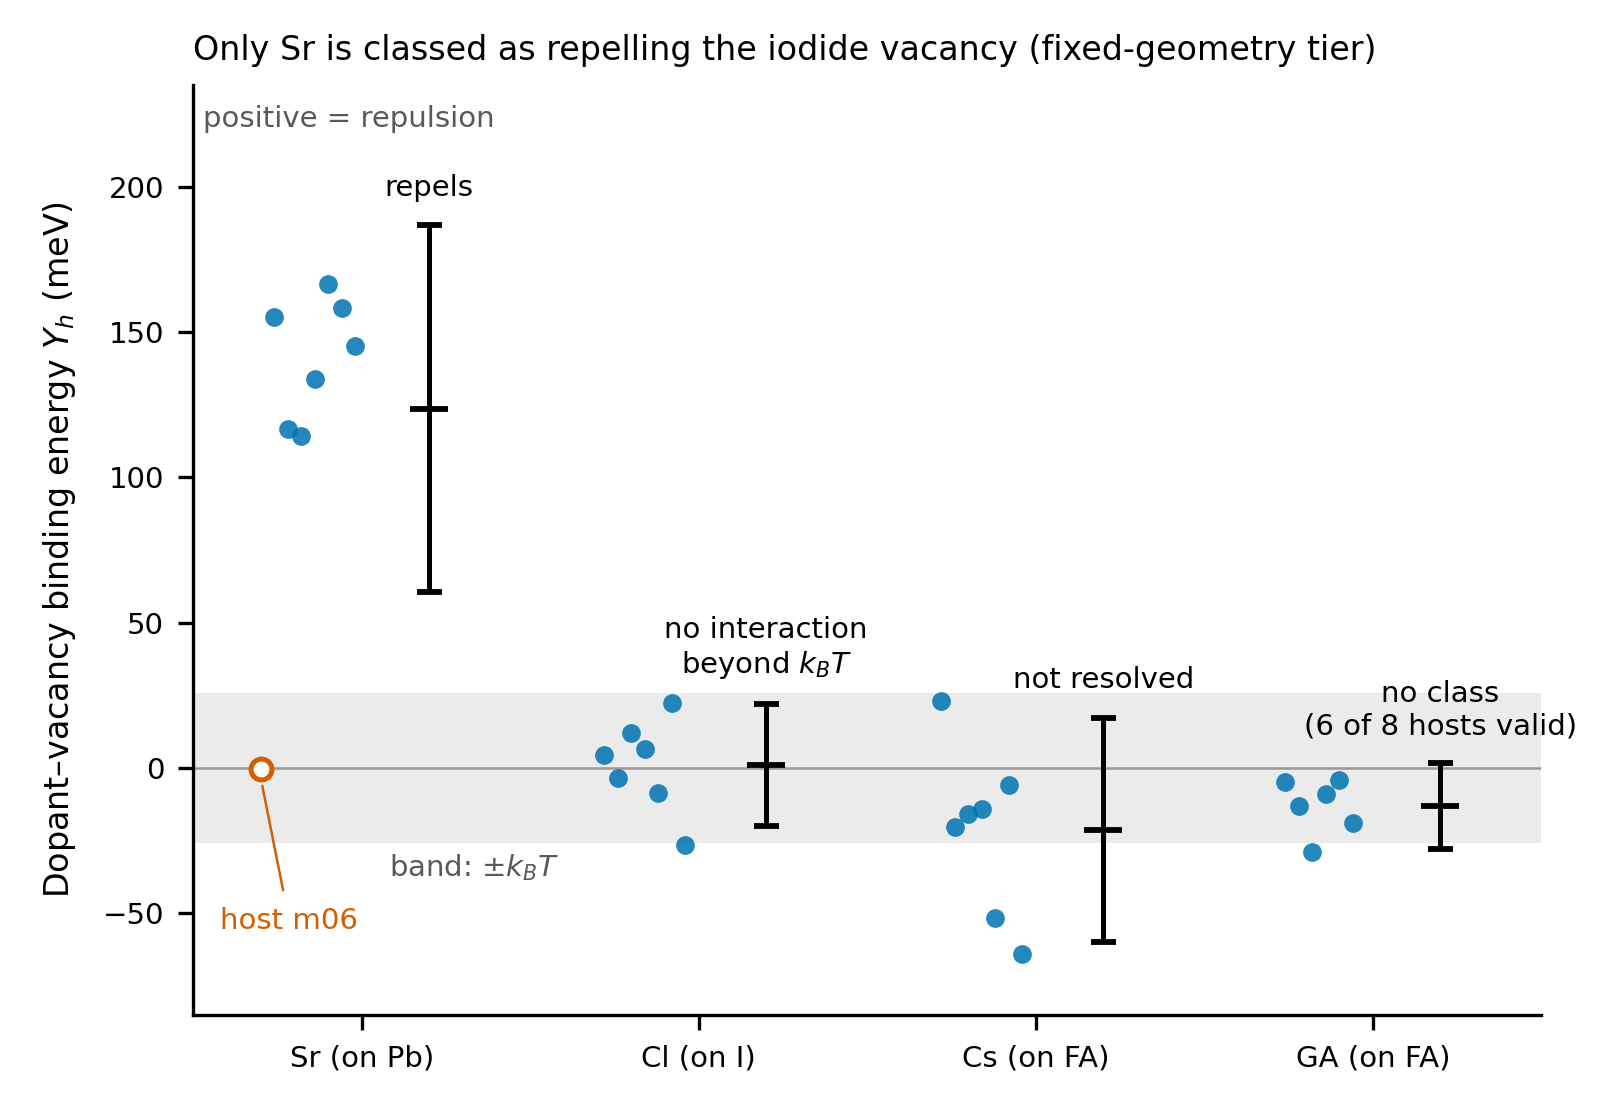

This figure's Python source:
#!/usr/bin/env python
"""Figure S2b-E block 4: the host values Y_h of the A1 tier, per dopant, with the mean and the interval I^A1_d.

Every plotted number is parsed from the committed output of E (s2b/E_output.txt, block 4, sections 4.2 and 4.3);
the script opens no archive file and computes no energy. It writes its source data to
source_data/fig_s2b_e_block4_Yh.csv and the caption, which carries the header line of E, to
fig_s2b_e_block4_Yh.caption.txt. A host that is not a valid host for a dopant has no point. Host m06 is drawn with
an open marker: it is the outlier named in S2B_RESULT.md (a post hoc observation, not a rule of E).

    python -B results/objective2/s2/figures/fig_s2b_e_block4_Yh.py
"""
import csv, os, re
import matplotlib
matplotlib.use("Agg")
import matplotlib.pyplot as plt

HERE = os.path.dirname(os.path.abspath(__file__))
E_OUT = os.path.join(HERE, os.pardir, "s2b", "E_output.txt")
HOSTS = ["m06", "m02", "m16", "m12", "m32", "m26", "m22", "m23"]
DOPANTS = ["Sr", "Cl", "Cs", "GA"]
SITE = {"Sr": "Sr (on Pb)", "Cl": "Cl (on I)", "Cs": "Cs (on FA)", "GA": "GA (on FA)"}
KBT = 25.7                                    # meV, S2_PLAN.md line 40
SHORT = {"repels": "repels", "no first-shell interaction beyond k_BT": "no interaction\nbeyond $k_BT$",
         "not resolved": "not resolved"}


def parse():
    lines = open(E_OUT, encoding="utf-8").read().split("\n")
    a = next(i for i, x in enumerate(lines) if x.startswith("BLOCK 4."))
    b = next(i for i, x in enumerate(lines) if x.startswith("BLOCK 5."))
    header = lines[a + 1].strip()
    y, tier = {}, {}
    for x in lines[a:b]:
        x = x.split("  -- ")[0]
        m = re.match(r"\s+(m\d\d) (Sr|Cl|Cs|GA): .*Y_h = (-?[\d.]+) meV", x)
        if m:
            y[(m.group(1), m.group(2))] = float(m.group(3))
        m = re.match(r"\s+(Sr|Cl|Cs|GA): n_d = (\d+); Ȳ_d = (-?[\d.]+) meV; .*I\^A1_d = \[(-?[\d.]+), (-?[\d.]+)\] meV", x)
        if m:
            tier[m.group(1)] = {"n_d": int(m.group(2)), "mean": float(m.group(3)), "lo": float(m.group(4)),
                                "hi": float(m.group(5))}
        m = re.match(r"\s+(Sr|Cl|Cs|GA): A1-tier class: (.*?); rule V", x)
        if m:
            tier[m.group(1)]["class"] = m.group(2)
    assert set(tier) == set(DOPANTS) and all("class" in t for t in tier.values()), tier
    assert all(sum((h, d) in y for h in HOSTS) == tier[d]["n_d"] for d in DOPANTS)
    return header, y, tier


def main():
    header, y, tier = parse()
    os.makedirs(os.path.join(HERE, "source_data"), exist_ok=True)
    with open(os.path.join(HERE, "source_data", "fig_s2b_e_block4_Yh.csv"), "w", newline="") as fh:
        w = csv.writer(fh, lineterminator="\n")
        w.writerow(["kind", "host", "dopant", "value_meV", "lo_meV", "hi_meV", "n_d", "class"])
        for d in DOPANTS:
            for h in HOSTS:
                if (h, d) in y:
                    w.writerow(["Y_h", h, d, f"{y[(h, d)]:.2f}", "", "", "", ""])
            t = tier[d]
            w.writerow(["tier", "", d, f"{t['mean']:.2f}", f"{t['lo']:.2f}", f"{t['hi']:.2f}", t["n_d"], t["class"]])
    plt.rcParams.update({"font.size": 8, "axes.spines.top": False, "axes.spines.right": False,
                         "font.family": "DejaVu Sans", "axes.titlesize": 8, "xtick.labelsize": 7,
                         "ytick.labelsize": 7})
    fig, ax = plt.subplots(figsize=(5.4, 3.7))
    blue, orange = "#0072B2", "#D55E00"       # Okabe-Ito
    ax.axhspan(-KBT, KBT, color="0.92", zorder=0, lw=0)
    ax.axhline(0, color="0.6", lw=0.6, zorder=1)
    for i, d in enumerate(DOPANTS):
        ys = [(h, y[(h, d)]) for h in HOSTS if (h, d) in y]
        for j, (h, v) in enumerate(ys):
            xx = i - 0.14 + 0.04 * (j - len(ys) / 2)
            if h == "m06":
                ax.plot(xx, v, "o", ms=5, mfc="white", mec=orange, mew=1.2, zorder=4)
                ax.annotate("host m06", xy=(xx, v - 3), xytext=(xx - 0.12, v - 55), color=orange, fontsize=7,
                            ha="left", arrowprops=dict(arrowstyle="-", color=orange, lw=0.6))
            else:
                ax.plot(xx, v, "o", ms=4.5, color=blue, alpha=0.85, mew=0, zorder=3)
        t = tier[d]
        ax.errorbar(i + 0.2, t["mean"], yerr=[[t["mean"] - t["lo"]], [t["hi"] - t["mean"]]], fmt="_", color="k",
                    ms=9, mew=1.4, elinewidth=1.2, capsize=3, zorder=5)
        lab = SHORT.get(t["class"], f"no class\n({t['n_d']} of 8 hosts valid)" if t["class"].startswith("no class") else t["class"])
        ax.text(i + 0.2, t["hi"] + 8, lab, ha="center", va="bottom", fontsize=7)
    ax.text(0.08, -KBT - 3.3, "band: $\\pm k_BT$", va="top", ha="left", fontsize=7, color="0.35")
    ax.text(-0.47, 228, "positive = repulsion", va="top", ha="left", fontsize=7, color="0.35")
    ax.set_xticks(range(4)); ax.set_xticklabels([SITE[d] for d in DOPANTS])
    ax.set_ylabel("Dopant–vacancy binding energy $Y_h$ (meV)", labelpad=6)
    ax.set_xlim(-0.5, 3.5); ax.set_ylim(-85, 235)
    ax.set_title("Only Sr is classed as repelling the iodide vacancy (fixed-geometry tier)", loc="left")
    fig.tight_layout()
    for ext in ("png", "pdf", "svg"):
        fig.savefig(os.path.join(HERE, f"fig_s2b_e_block4_Yh.{ext}"), dpi=300)
    cap = (f"{header} A1 tier of C3b (E block 4): host values Y_h (points; one per valid host), the mean and the "
           "interval I^A1_d (black), and the A1-tier class that E prints. Fixed-geometry DFT; relaxation bias not "
           "bounded; no calibrated tier (C4b not run). Band: ±k_BT = ±25.7 meV. Open marker: host m06 (post hoc "
           "observation). Source: s2b/E_output.txt, sections 4.2 and 4.3; source_data/fig_s2b_e_block4_Yh.csv.\n")
    open(os.path.join(HERE, "fig_s2b_e_block4_Yh.caption.txt"), "w", encoding="utf-8").write(cap)
    print("written", len(y), "host values;", {d: tier[d]["class"] for d in DOPANTS})


if __name__ == "__main__":
    main()
